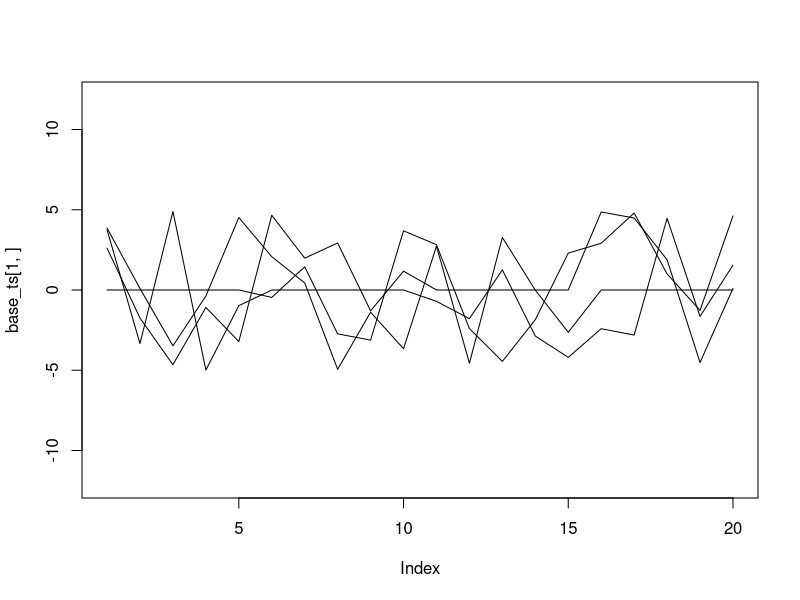
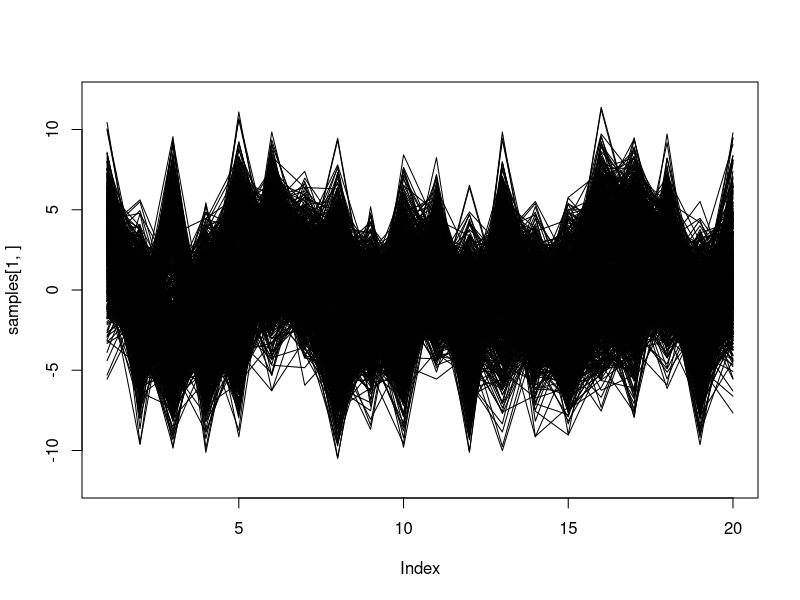

Write the R code that produced these figures, in order.
set.seed(12345)

n <- 20
K <- 4
N <- 1000

# create base time series
base_ts <- matrix(runif(K*n, min=-5, max=5), nrow=K, ncol=n)
# tweek a bit to make them easy to differentiate visually
base_ts[1,1:5] <- 0
base_ts[2,6:10] <- 0
base_ts[3,11:15] <- 0
base_ts[4,16:20] <- 0

# choose a base time series for each sample
assign_prob <- (1:K)/sum(1:K)
sample_assignment <- sample.int(K, N, replace = T, prob = assign_prob)

samples <- base_ts[sample_assignment,]
# add noise
samples <- samples + matrix(rnorm(K*N, mean=0, sd=2), nrow=N, ncol=n)

write.csv(samples, file="TimeSeries.csv", row.names = F)
write.csv(base_ts, file="BaseSeries.csv", row.names = F)

# plot base time series
plot(base_ts[1,], type="l", ylim=c(-12, 12))
for (i in 2:K)
  lines(base_ts[i,])

# plot samples
plot(samples[1,], type="l", ylim=c(-12, 12))
for (i in 2:N)
  lines(samples[i,])